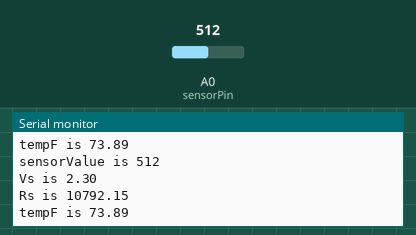
Recording of a sketch running on a simulated Arduino Uno, built with avr-gcc and run on an emulated ATmega328P. Parts: the last lines printed to the serial monitor. Inputs (shaded band) come from the test bench; at power-on: A0 (sensorPin) = 512.

Above: at 2.8 s.
2.9 s: A0 (sensorPin) set to 722
At 5.3 s:
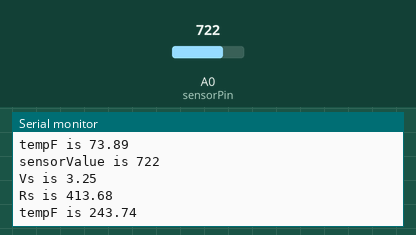
5.6 s: A0 (sensorPin) set to 745
At 7.1 s:
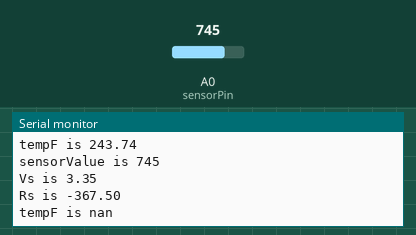
Timing chart, 0 to 8.6 s (numbered marks = the images above; inputs shaded):
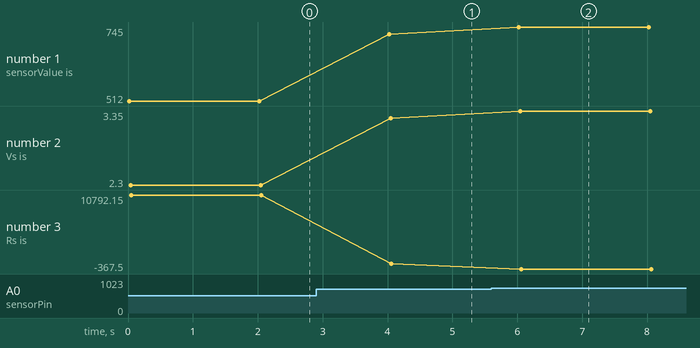

Measured:
- the behaviour switches between 734 and 735 on A0 (sensorPin) (found by bisection; images 1 and 2)
- after the input at 2.9 s, the serial monitor: prints a new line after 1.1 s (image 1)
- after the input at 5.6 s, the serial monitor: prints a new line after 0.43 s (image 2)
- plotted number 1: 512 → 722 after the input at 2.9 s, 722 → 745 after the input at 5.6 s
- plotted number 2: 2.3 → 3.25 after the input at 2.9 s, 3.25 → 3.35 after the input at 5.6 s
- plotted number 3: 10792.15 → 413.68 after the input at 2.9 s, 413.68 → -367.5 after the input at 5.6 s

The sketch:

109_Probe_Analog.ino
```cpp
int sensorPin = A0;     // select the input pin for the 109 probe
int sensorValue;      // variable to store the value coming from the sensor
float vx = 3.3;         //excitation voltage
float A = 1.129241E-3;
float B = 2.341077E-4;
float C = 8.775468E-8;
int z;
float Rs;
float tempC;
float tempF;
float vs;
float test;


void setup() {
  Serial.begin(9600);
  Serial.println("109 Probe test");
}

void loop() {
  // read the value from the sensor:
  sensorValue = analogRead(sensorPin);
  Serial.print("sensorValue is ");
  Serial.print(sensorValue);
  Serial.println();
  z = int(A/A);
  vs = ((float(sensorValue*3.3))/734);
  Rs = float(24890.0)*((vx/vs) - 1.0);
  Serial.println();

  tempC = (1/(A + (B*log(Rs)) + (C *(pow(log(Rs),3))))) - 273.15;
  tempF = ((tempC*(9.0/5.0)) + 32.0);

  Serial.print("Vs is ");
  Serial.print(vs);
  Serial.println();

  Serial.print("Rs is ");
  Serial.print(Rs);
  Serial.println();

  Serial.print("tempF is ");
  Serial.print(tempF);
  Serial.println();

  Serial.println();
  delay(2000);
}
```
